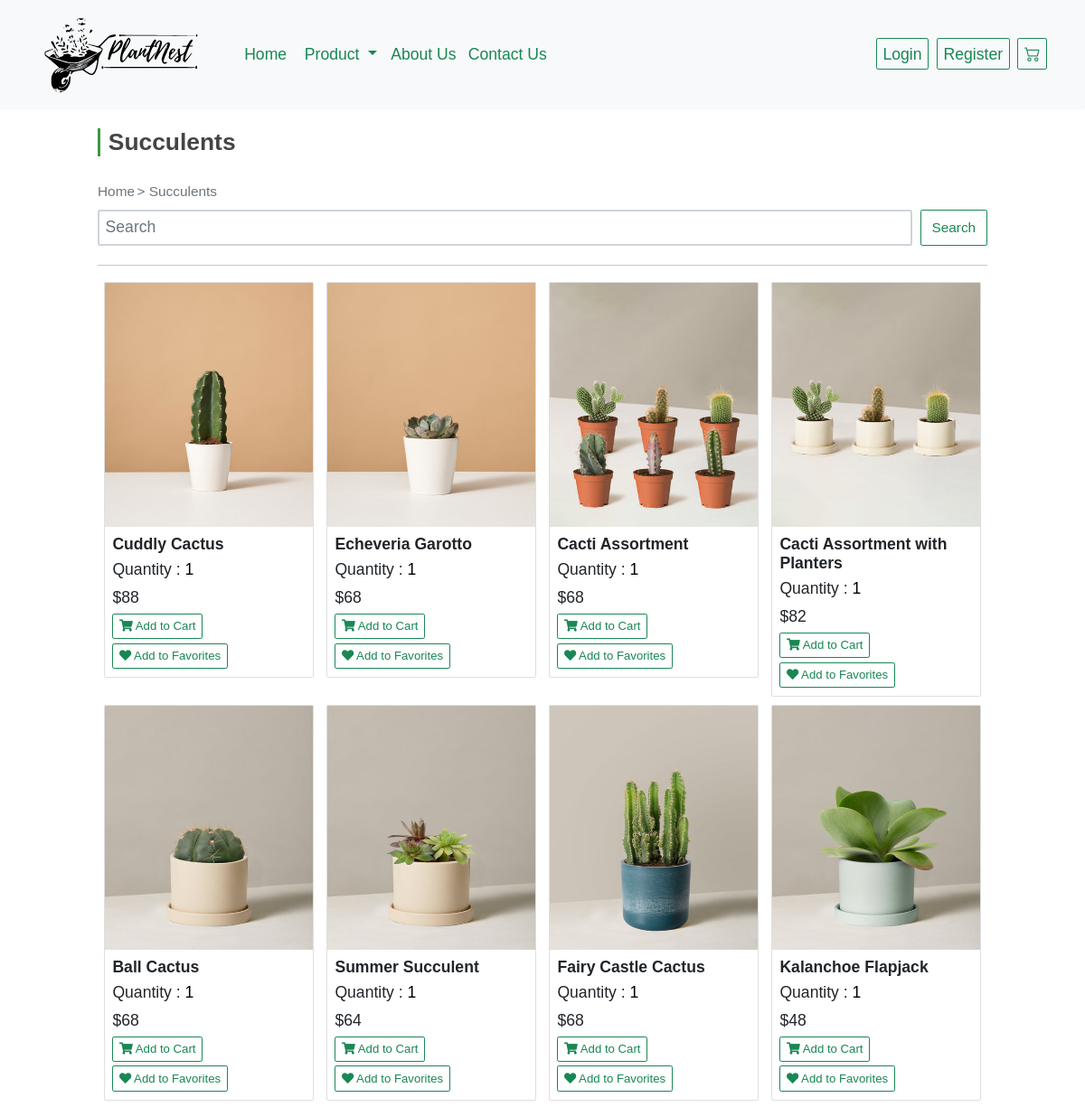
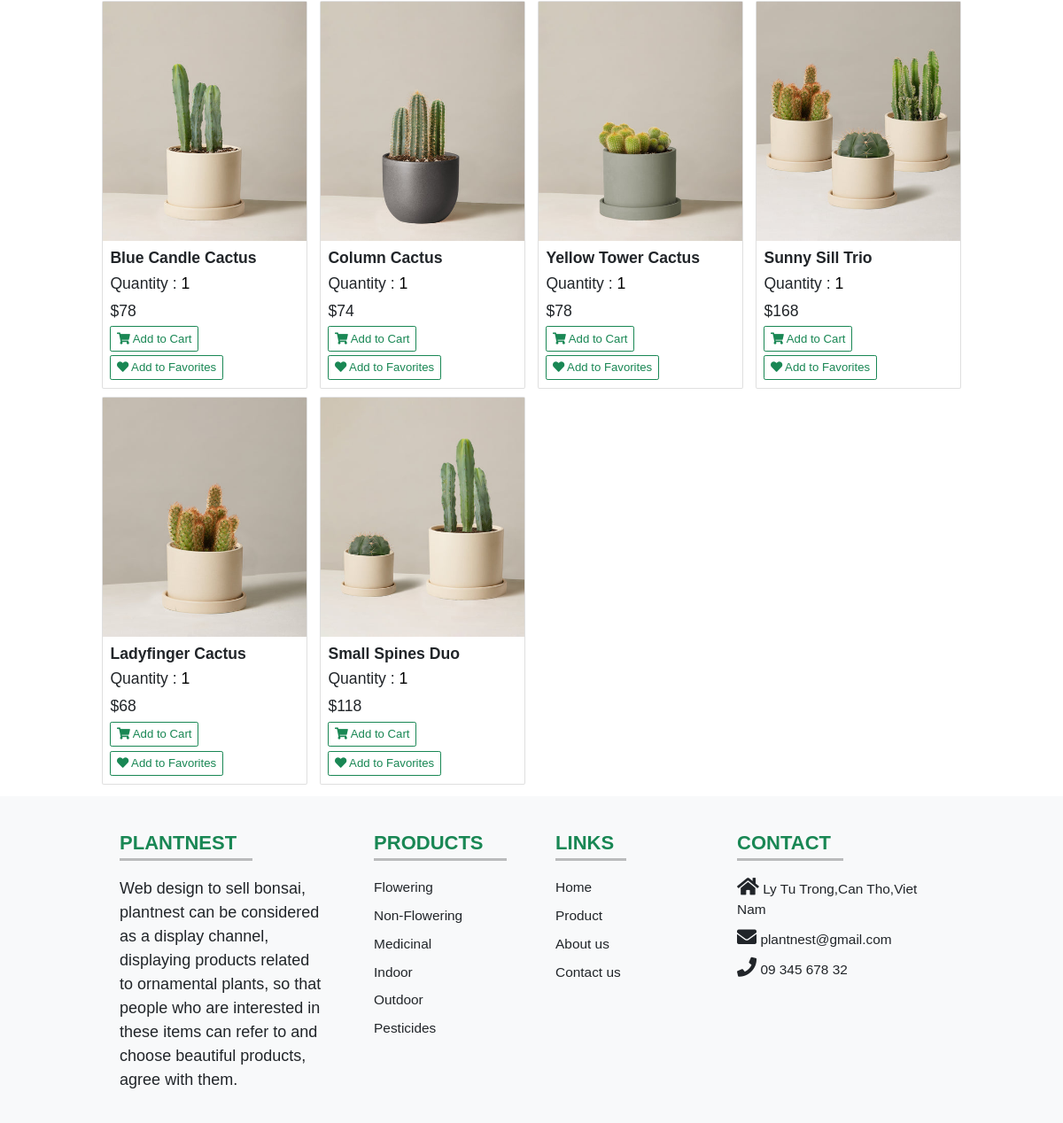
Page /client/succulents.php on the committed database (2 pictures, top to bottom).
### tables this page shows
CREATE TABLE `products` (
  `productID` int(11) NOT NULL,
  `productName` varchar(255) NOT NULL,
  `unitPrice` decimal(10,0) NOT NULL,
  `height` varchar(255) NOT NULL,
  `uses` varchar(600) DEFAULT NULL,
  `growthHabits` varchar(600) DEFAULT NULL,
  `light` varchar(255) DEFAULT NULL,
  `water` varchar(255) DEFAULT NULL,
  `categoryID` int(11) NOT NULL,
  `imageURL` varchar(500) NOT NULL,
  `unitsInStock` int(11) DEFAULT 100
);

### classes/Product.php (called while the page is built, shortened)
<?php
class Product {
    public function showSucculents($conn) {
        $sql = "SELECT productID, productName, unitPrice, height, uses, growthHabits, light, water, categoryID, imageURL FROM products WHERE categoryID = 5";
        $result = $conn->query($sql) or die($this->conn->error.__LINE__);
        return $result;
    }
}

### client/succulents.php (the view, shortened to what this page needs)
<?php
include_once '../classes/Product.php';
include_once '../assets/database.php';
$product = new Product();
?>
<!DOCTYPE html>
<html lang="en">
<head>
    <link rel="stylesheet" href="https://unpkg.com/swiper/swiper-bundle.min.css" />
    <link rel="stylesheet" href="https://cdnjs.cloudflare.com/ajax/libs/font-awesome/5.15.3/css/all.min.css">
    <link rel="stylesheet" href="../assets/css/style.css">
    <link href="https://cdn.jsdelivr.net/npm/bootstrap@5.0.2/dist/css/bootstrap.min.css" rel="stylesheet">
    <link rel="stylesheet" href="https://cdn.jsdelivr.net/npm/bootstrap-icons@1.10.5/font/bootstrap-icons.css">
    <link rel="stylesheet" href="https://cdn.jsdelivr.net/npm/swiper@10/swiper-bundle.min.css" />
</head>
<body>
    <nav class="navbar navbar-expand-lg navbar-light bg-light px-lg-5 py-lg-4 shadow-sm sticky-top">
        <div class="container-fluid">
            <div><a class="navbar-brand p-4 me-5 fw-bold fs-3 h-font" href="../index.php"><img src="../assets/images/logo/logo.svg" style="width:180px;" alt="Logo"></a></div>
            <div class="collapse navbar-collapse" id="navbarSupportedContent">
                <ul class="navbar-nav me-auto mb-3 fs-2 mb-lg-0">
                    <li class="nav-item">
                        <a class="nav-link active text-success me-2" aria-current="page" href="../index.php">Home</a>
                    </li>
                    <nav class="">
                        <div class="container-fluid">
                            <div class="collapse navbar-collapse" id="navbarNavDarkDropdown">
                                <ul class="navbar-nav">
                                    <li class="nav-item dropdown">
                                        <a class="nav-link active text-success dropdown-toggle" href="#" id="navbarDarkDropdownMenuLink" role="button" data-bs-toggle="dropdown" aria-expanded="false">
                                            Product
                                        </a>
                                    </li>
                                </ul>
                            </div>
                        </div>
                    </nav>
                    <li class="nav-item">
                        <a class="nav-link active text-success me-2" href="aboutus.php">About Us</a>
                    </li>
                    <li class="nav-item">
                        <a class="nav-link active text-success me-2" href="contactus.php">Contact Us</a>
                    </li>
                </ul>
                <div class="d-flex">
                    <?php
                    if (isset($_SESSION['name']) && ($_SESSION['name'] != "")) { ?>
                        <a href="manageAccount.php">
                            <button type="button" class="btn btn-outline-success shadow-none me-lg-3 me-3 fs-2" data-bs-toggle="modal" data-bs-target="#registermodal">
                                <?php echo $_SESSION['name']; ?>
                            </button>
                        </a>
                        <a href="logout.php">
                            <button type="button" class="btn btn-outline-success shadow-none me-lg-3 me-3 fs-2" data-bs-toggle="modal" data-bs-target="#registermodal">
                                Logout
                            </button>
                        </a>
                        <a href="favorites.php"><button type="button" class="btn btn-outline-success shadow-none me-lg-3 me-3 fs-2" data-bs-toggle="modal" data-bs-target="#registermodal">
                                <i class="fas fa-heart"></i>
                            </button></a>
                    <?php } else { ?>
                        <a href="login.php">
                            <button type="button" class="btn btn-outline-success shadow-none me-lg-3 me-3 fs-2" data-bs-toggle="modal" data-bs-target="#loginmodal">
                                Login
                            </button>
                        </a>
                        <a href="register.php">
                            <button type="button" class="btn btn-outline-success shadow-none me-lg-3 me-3 fs-2" data-bs-toggle="modal" data-bs-target="#registermodal">
                                Register
                            </button>
                        </a>
                    <?php } ?>
                    <a href="cart.php"><button type="button" class="btn btn-outline-success shadow-none me-lg-3 me-3 fs-2" data-bs-toggle="modal" data-bs-target="#registermodal">
                            <i class="bi bi-cart2"></i>
                        </button></a>
                </div>
            </div>
        </div>
    </nav>
    <section class="product" id="product">
        <h2 class="heading fw-bold">Succulents</h2>
        <a href="" class="text-secondary text-decoration-none fs-3 ">Home</a>
        <span class="text-secondary fs-3"> > </span>
        <a href="succulents.php" class="text-secondary text-decoration-none fs-3">Succulents</a>
        <form class="d-flex" action="" method="POST">
            <input class="form-control me-3 border-2 fs-2 mt-3" style="height:40px;" type="search" name="keyword" placeholder="Search" aria-label="Search">
            <input class="btn btn-outline-success fs-3 mt-3" style="width:80px;height:40px" type="submit" name="findProduct" value="Search">
        </form><br>
        <hr>
        <?php
        if (!isset($_POST['findProduct'])) {
        ?>
            <div class="product-section mt-150 mb-150">
                <?php
                $result = $product->showSucculents($conn);
                if ($result->num_rows > 0) {
                ?>
                    <div class="container">
                        <div class="row product-lists">
                            <?php while ($row = $result->fetch_assoc()) { ?>
                                <div class="col-md-3 mt-3">
                                    <form method="GET">
                                        <div class="card">
                                            <a href="productdetails.php?action=singleproduct&id=<?php echo $row['productID'] ?>&caID=<?php echo $row['categoryID'] ?>"><img src="<?php echo "../" . $row['imageURL'] ?>" width="100%" height="270px" alt="alt" /></a>
                                            <div class="card-body">
                                                <h3><a class="text-decoration-none text-dark fs-2 mt-2 fw-bold" href="productdetails.php?action=singleproduct&id=<?php echo $row['productID'] ?>&caID=<?php echo $row['categoryID'] ?>"><?php echo $row['productName'] ?></a></h3>
                                                <div class="quantity">
                                                    <span class="fs-2"> Quantity :
                                                        <input style="background-color: #fff;" type="number" min="1" max="100" value="1" name="quantity">
                                                    </span>
                                                </div>
                                                <div class="price fs-2 mt-2"><?php echo "$" . $row['unitPrice'] ?> </div>
                                                <button type="submit" class="btn btn-outline-success shadow-none mt-2 fs-4 fs-2 " class="cart-btn"><i class="fas fa-shopping-cart"></i> Add to Cart</button>
                                                <a class="text-decoration-none btn btn-outline-success shadow-none mt-2 fs-4 fs-2 " href="?action=addFavorites&id=<?php echo $row['productID'] ?>" class="cart-btn"><i class="fas fa-heart"></i> Add to Favorites</a>
                                            </div>
                                        </div>
                                    </form>
                                </div>
                            <?php } ?>
                        </div>
                    </div>
                <?php
                } else {
                    echo '0 result.';
                }
                ?>
            </div>
    </section>
<?php } ?>
<footer class="text-center text-lg-start text-dark bg-light" style="background-color: #ECEFF1">
    <section class="">
        <div class="container text-center text-md-start mt-5">
            <div class="row mt-3">
                <div class="col-md-3 col-lg-4 col-xl-3 mx-auto mb-4">
                    <h6 class="text-uppercase fw-bold fs-1 text-success">PLANTNEST</h6>
                    <hr class="mb-4 mt-0 d-inline-block mx-auto" style="width: 150px; background-color: #000; height: 3px" />
                    <p style="font-size:18px">
                        Web design to sell bonsai, plantnest can be considered as a display channel,
                        displaying products related to ornamental plants,
                        so that people who are interested in these items can refer to and choose beautiful products,
                        agree with them.
                    </p>
                </div>
                <div class="col-md-2 col-lg-2 col-xl-2 mx-auto mb-4">
                    <h6 class="text-uppercase fw-bold fs-1 text-success">Products</h6>
                    <hr class="mb-4 mt-0 d-inline-block mx-auto" style="width: 150px; background-color: #000; height: 3px" />
                    <p>
                        <a href="flowering.php" class="text-dark fs-3 text-decoration-none">Flowering</a>
                    </p>
                    <p>
                        <a href="nonFlowering.php" class="text-dark fs-3 text-decoration-none">Non-Flowering</a>
                    </p>
                    <p>
                        <a href="medicinal.php" class="text-dark fs-3 text-decoration-none">Medicinal</a>
                    </p>
                    <p>
                        <a href="indoor.php" class="text-dark fs-3 text-decoration-none">Indoor</a>
                    </p>
                    <p>
                        <a href="outdoor.php" class="text-dark fs-3 text-decoration-none">Outdoor</a>
                    </p>
                    <p>
                        <a href="pesticides.php" class="text-dark fs-3 text-decoration-none">Pesticides</a>
                    </p>
                </div>
                <div class="col-md-3 col-lg-2 col-xl-2 mx-auto mb-4">
                    <h6 class="text-uppercase fw-bold fs-1 text-success"> links</h6>
                    <hr class="mb-4 mt-0 d-inline-block mx-auto" style="width: 80px; background-color: #000; height: 3px" />
                    <p>
                        <a href="../index.php" class="text-dark fs-3 text-decoration-none">Home</a>
                    </p>
                    <p>
                        <a href="product.php" class="text-dark fs-3 text-decoration-none">Product</a>
                    </p>
                    <p>
                        <a href="aboutus.php" class="text-dark fs-3 text-decoration-none">About us</a>
                    </p>
                    <p>
                        <a href="contactus.php" class="text-dark fs-3 text-decoration-none">Contact us</a>
                    </p>
                </div>
                <div class="col-md-4 col-lg-3 col-xl-3 mx-auto mb-md-0 mb-4">
                    <h6 class="text-uppercase fw-bold fs-1 text-success">Contact</h6>
                    <hr class="mb-4 mt-0 d-inline-block mx-auto" style="width: 120px; background-color: #000; height: 3px" />
                    <p class="fs-3"><i class="fas fa-home mr-3 text-dark fs-1 text-decoration-none"></i> Ly Tu Trong,Can Tho,Viet Nam</p>
                    <p class="fs-3"><i class="fas fa-envelope mr-3 text-dark fs-1 text-decoration-none"></i> plantnest@gmail.com</p>
                    <p class="fs-3"><i class="fas fa-phone mr-3 text-dark fs-1 text-decoration-none"></i> 09 345 678 32</p>
                </div>
            </div>
        </div>
    </section>
</footer>
</body>
</html>

### assets/css/style.css (style rules this page uses)
:root { --green:#3A9943; }
* { margin:0; padding:0; box-sizing: border-box; text-transform: none; outline: none; border:none; text-decoration: none; transition: all .2s linear; }
input[type=number] { -moz-appearance: textfield; }
html { font-size: 62.5%; overflow-x: hidden; scroll-behavior: smooth; scroll-padding-top: 7rem; }
section { padding:1.5rem 9%; }
.heading { font-size: 3rem; color:#444; padding-left: 1rem; border-left: .4rem solid var(--green); margin-top: 1rem; margin-bottom: 3rem; }
@media (max-width:1200px) { html { font-size: 55%; } }

### client/succulents.php (style rules this page uses)
* { font-family: 'Poppins', sans-serif; }

### rows in the picture
products: imageURL (picture), productName "Cuddly Cactus", unitPrice "88"
products: imageURL (picture), productName "Echeveria Garotto", unitPrice "68"
products: imageURL (picture), productName "Cacti Assortment", unitPrice "68"
products: imageURL (picture), productName "Cacti Assortment with Planters", unitPrice "82"
products: imageURL (picture), productName "Ball Cactus", unitPrice "68"
products: imageURL (picture), productName "Summer Succulent", unitPrice "64"
products: imageURL (picture), productName "Fairy Castle Cactus", unitPrice "68"
products: imageURL (picture), productName "Kalanchoe Flapjack", unitPrice "48"
products: imageURL (picture), productName "Blue Candle Cactus", unitPrice "78"
products: imageURL (picture), productName "Column Cactus", unitPrice "74"
products: imageURL (picture), productName "Yellow Tower Cactus", unitPrice "78"
products: imageURL (picture), productName "Sunny Sill Trio", unitPrice "168"
products: imageURL (picture), productName "Ladyfinger Cactus", unitPrice "68"
products: imageURL (picture), productName "Small Spines Duo", unitPrice "118"
